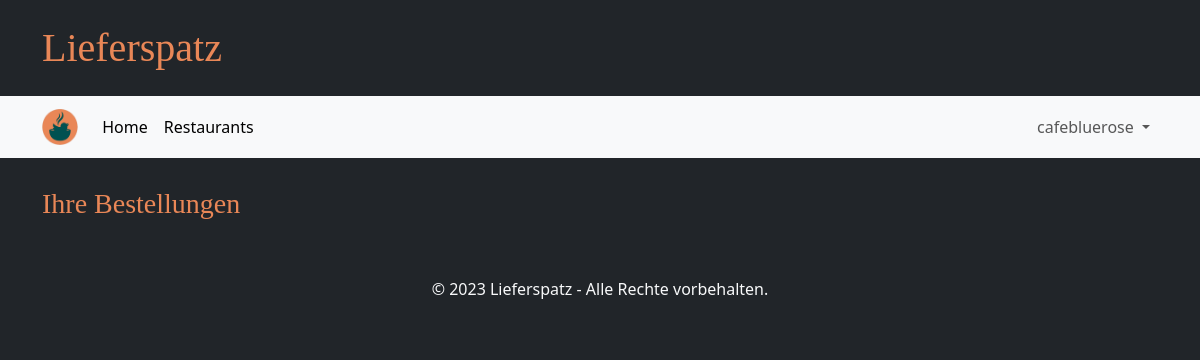
/orders (signed in), run on an earlier commit of the app's database.
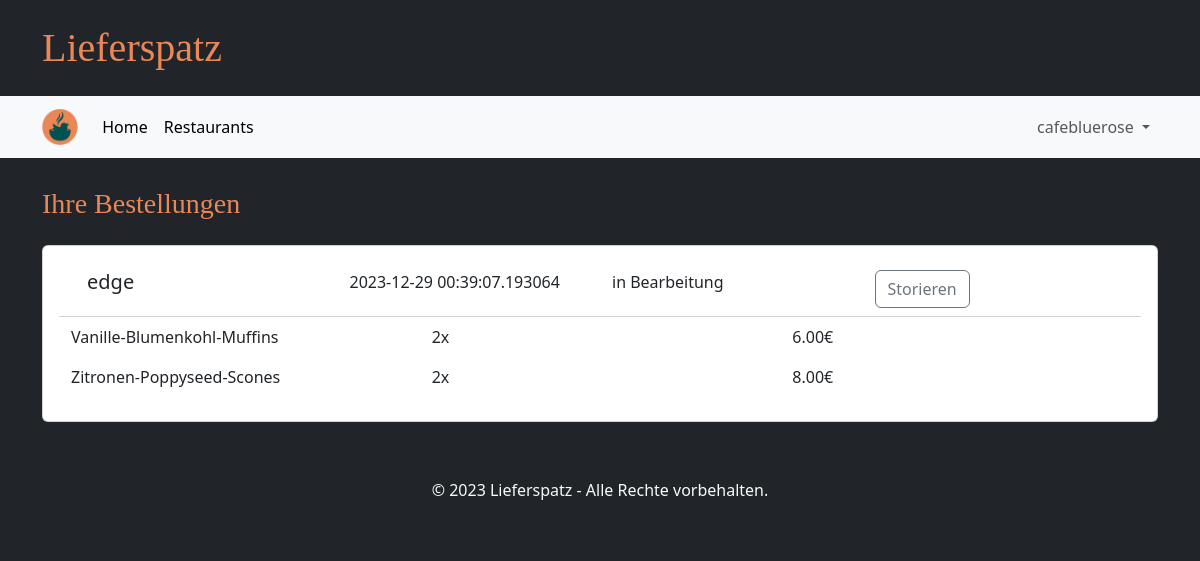
And on a later commit of the database.
### tables this page shows
CREATE TABLE Bestellung(
            KUsername TEXT NOT NULL,
            GUsername TEXT NOT NULL,
            Eingangszeit TEXT NOT NULL,
            Anmerkung TEXT,
            Bestellstatus TEXT NOT NULL CHECK( Bestellstatus IN ('in Bearbeitung','in Zubereitung','storniert','abgeschlossen') )
        );

CREATE TABLE Item(
            Restaurant INTEGER,
            Name TEXT,
            Kategorie TEXT,
            Preis INTEGER,
            Deaktiviert INTEGER,
            PRIMARY KEY (Restaurant, Name),
            FOREIGN KEY (Restaurant) REFERENCES GeschaeftsAccount(username)
        );

CREATE TABLE bestellung_beinhaltet(
            Bestellung INTEGER NOT NULL,
            Itemname TEXT NOT NULL,
            Menge INTEGER NOT NULL
        );

### main.py (the view)
@app.route("/orders")
def order_page():
    if "user" in session:
        if "business" in session:
            orders = database.get_orders(session["user"], True)
            return render_template("orders_business.html", orders=orders)
        else:
            orders = database.get_orders(session["user"], False)
            return render_template("orders_customer.html", orders=orders)
    return redirect(url_for("login_customer_page"))

### database.py (called while the page is built)
def getData(sql, params = ()):
    dbcon = sqlite3.connect("instance/db.db")
    cursor = dbcon.cursor()
    cursor.execute(sql, params)
    return cursor

### templates/orders_business.html (shortened to what this page needs)
{% extends "base.html" %}
{% block heading %}Ihre Bestellungen{% endblock %}
{% block content %}
<div class="row g-4 mb-4">
  {% for order in orders %}
      <div class="card">
      <div class="card-body">
        <div class="row card-header bg-transparent mb-2">
          <div class="col">
            <h5 class="card-title">{{ order['KUsername'] }}</h5>
          </div>
          <div class="col">
            <p class="card-text">{{ order['ordertime'] }}</p>
          </div>
          <div class="col">
            <p class="card-text">{{ order['orderstatus'] }}</p>
          </div>
          <div class="col">
            <button type="button" class="btn btn-outline-secondary">Storieren</button>
          </div>
        </div>
          {% for item in order['items'] %}
          <div class="row">
            <p class="card-text col">{{ item['name'] }}</p>
            <p class="card-text col">{{ item['amount'] }}x</p>
            <p class="card-text col">{{ "%.2f" | format(item['price']*item['amount']/100) }}€</p>
          </div>
          {% endfor %}
      </div>
      </div>
  {% endfor %}
</div>
{% endblock %}

### templates/base.html (shortened to what this page needs)
<!DOCTYPE html>
<html lang="de">
<head>
    <link rel="stylesheet" href="/static/style.css">
    <link href="https://cdn.jsdelivr.net/npm/bootstrap@5.3.2/dist/css/bootstrap.min.css" rel="stylesheet">
</head>
<body class="bg-dark">
    <div class="container my-4">
        <h1 class="brandfont">Lieferspatz</h1>
    </div>
    <nav class="navbar navbar-expand bg-body-tertiary sticky-top border-bottom border-5 border-dark">
        <div class="container">
          <a class="navbar-brand" href="#">
            <img src="{{ url_for('static', filename='ls_logo.png') }}" alt="..." height="36" />
          </a>
          <div class="collapse navbar-collapse" id="navbarSupportedContent">
            <ul class="navbar-nav me-auto mb-2 mb-lg-0">
              <li class="nav-item">
                <a class="nav-link active" aria-current="page" href="{{ url_for('start_page') }}">Home</a>
              </li>
              <li class="nav-item">
                <a class="nav-link active" aria-current="page" href="{{ url_for('restaurants_page') }}">Restaurants</a>
              </li>
            </ul>
            <ul class="navbar-nav mb-2 mb-lg-0">
              {% if session['user'] %}
              <li class="nav-item dropdown">
                <a class="nav-link dropdown-toggle" href="#" role="button" data-bs-toggle="dropdown" aria-expanded="false">
                  {{ session['user'] }}
                </a>
              </li>
              {% endif %}
            </ul>
          </div>
        </div>
    </nav>
    <div class="container mt-4">
        <h3 class="brandfont2">{% block heading %}{% endblock %}</h3>
    </div>
    <div class="container text-light px-4 py-3 ">
        {% block content %}{% endblock %}
    </div>
    <footer class="bg-dark text-light text-center py-3">
        <p>&copy; 2023 Lieferspatz - Alle Rechte vorbehalten.</p>
    </footer>
</body>
</html>

### static/style.css (style rules this page uses)
.brandfont { font-family: brandFont; color: #e98757; }
.brandfont2 { font-family: brandFont2; color: #e98757; }
.text-center { text-align: center; }

What changed in the data, as far as the page shows it:
added Bestellung: KUsername "edge", ordertime "2023-12-29 00:39:07.193064", orderstatus "in Bearbeitung"
added Item: name "Vanille-Blumenkohl-Muffins", amount "2", item['price']*item['amount']/100 "6.00"
added Item: name "Zitronen-Poppyseed-Scones", amount "2", item['price']*item['amount']/100 "8.00"
